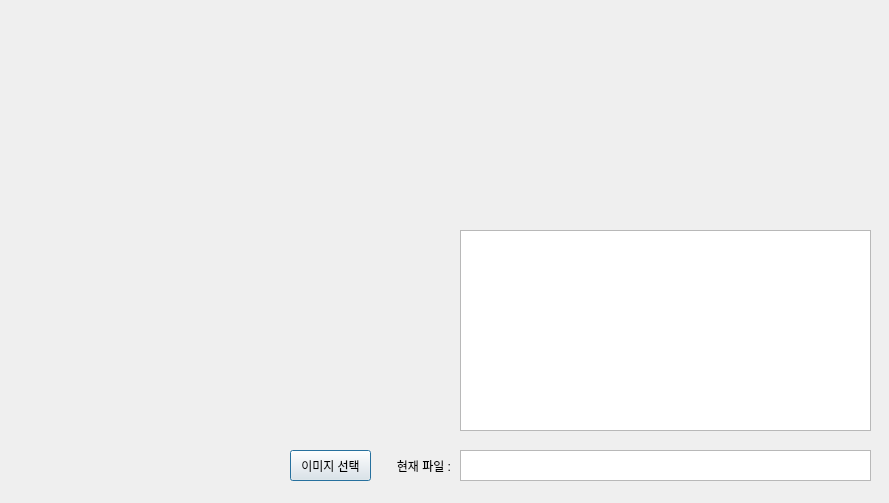
<?xml version="1.0" encoding="UTF-8"?>
<ui version="4.0">
 <class>Dialog</class>
 <widget class="QDialog" name="Dialog">
  <property name="geometry">
   <rect>
    <x>0</x>
    <y>0</y>
    <width>889</width>
    <height>503</height>
   </rect>
  </property>
  <property name="windowTitle">
   <string>RGB</string>
  </property>
  <property name="windowIcon">
   <iconset>
    <normaloff>../pyqt/rgb_icon.png</normaloff>../pyqt/rgb_icon.png</iconset>
  </property>
  <widget class="QPushButton" name="pushButton_open">
   <property name="geometry">
    <rect>
     <x>290</x>
     <y>450</y>
     <width>81</width>
     <height>31</height>
    </rect>
   </property>
   <property name="text">
    <string>이미지 선택</string>
   </property>
  </widget>
  <widget class="QLabel" name="lbl_picture">
   <property name="geometry">
    <rect>
     <x>20</x>
     <y>0</y>
     <width>421</width>
     <height>421</height>
    </rect>
   </property>
   <property name="text">
    <string/>
   </property>
  </widget>
  <widget class="QTextBrowser" name="rgb_text">
   <property name="geometry">
    <rect>
     <x>460</x>
     <y>230</y>
     <width>411</width>
     <height>201</height>
    </rect>
   </property>
  </widget>
  <widget class="QWidget" name="verticalLayoutWidget">
   <property name="geometry">
    <rect>
     <x>459</x>
     <y>10</y>
     <width>411</width>
     <height>211</height>
    </rect>
   </property>
   <layout class="QVBoxLayout" name="graph_verticalLayout"/>
  </widget>
  <widget class="QLabel" name="label">
   <property name="geometry">
    <rect>
     <x>390</x>
     <y>450</y>
     <width>61</width>
     <height>31</height>
    </rect>
   </property>
   <property name="text">
    <string>현재 파일 :</string>
   </property>
   <property name="alignment">
    <set>Qt::AlignRight|Qt::AlignTrailing|Qt::AlignVCenter</set>
   </property>
  </widget>
  <widget class="QTextBrowser" name="filename">
   <property name="geometry">
    <rect>
     <x>460</x>
     <y>450</y>
     <width>411</width>
     <height>31</height>
    </rect>
   </property>
  </widget>
 </widget>
 <resources/>
 <connections/>
</ui>
